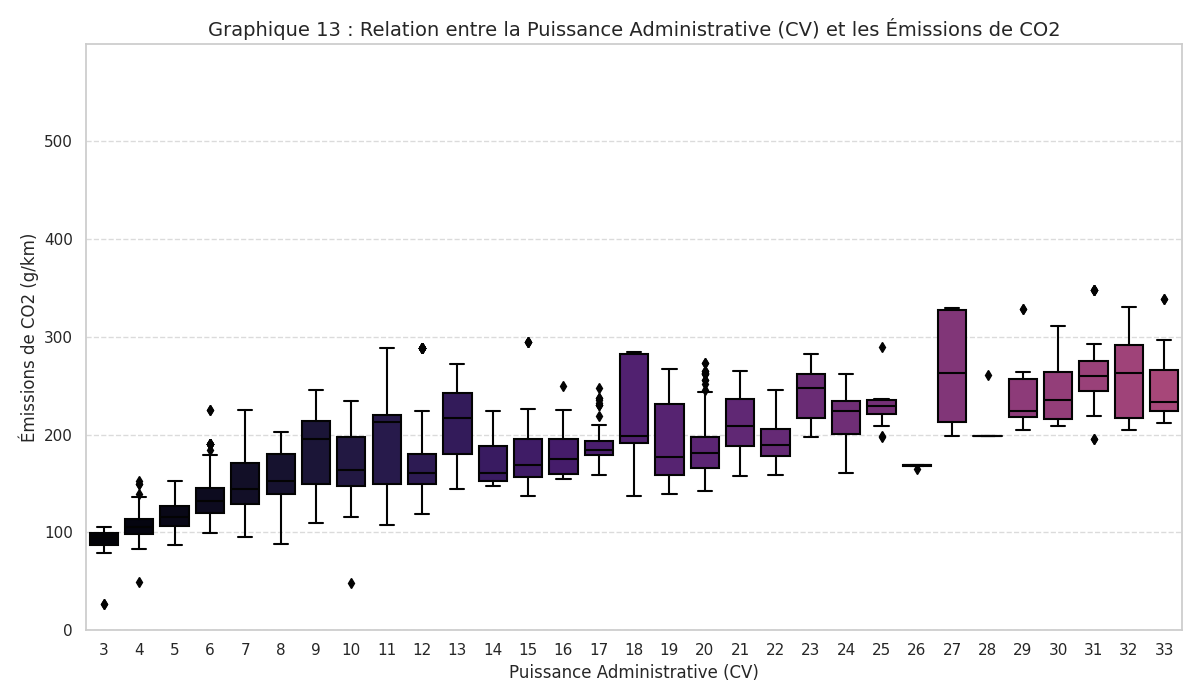
#> input picture core-astro/public/images/icons/items/Code_Generated_Image-10.png, 1200 x 700 px; its folder holds only this picture in this run
$ python fix_icons.py
#> lines starting #> are read from the running program, lines starting #| are printed output that depends on the picture; after the words box and inside, x2 and y2 are one past the last pixel; in counts of white or black regions, pixels touching at a corner belong together
from PIL import Image, ImageFilter
import numpy as np
import os, glob

ITEMS_DIR = "core-astro/public/images/icons/items"
THRESHOLD = 50  # more aggressive: anything with max(r,g,b) < 50 => transparent

for path in sorted(glob.glob(os.path.join(ITEMS_DIR, "*.png"))):
    img = Image.open(path).convert("RGBA")
    arr = np.array(img)

    # Step 1: Remove dark background (threshold on max channel)
    brightness = arr[:, :, :3].max(axis=2)
    arr[brightness < THRESHOLD, 3] = 0
#> arr: shape (700, 1200, 4); mean R, G, B, A 241.7, 240.1, 242.1, 248.4

    # Step 2: Also remove near-black pixels with low saturation (grey border artifacts)
    # These are pixels where all RGB channels are close and below 60
    r, g, b = arr[:,:,0].astype(int), arr[:,:,1].astype(int), arr[:,:,2].astype(int)
#> r: shape (700, 1200) int64; 251 distinct labels, from 2 to 255
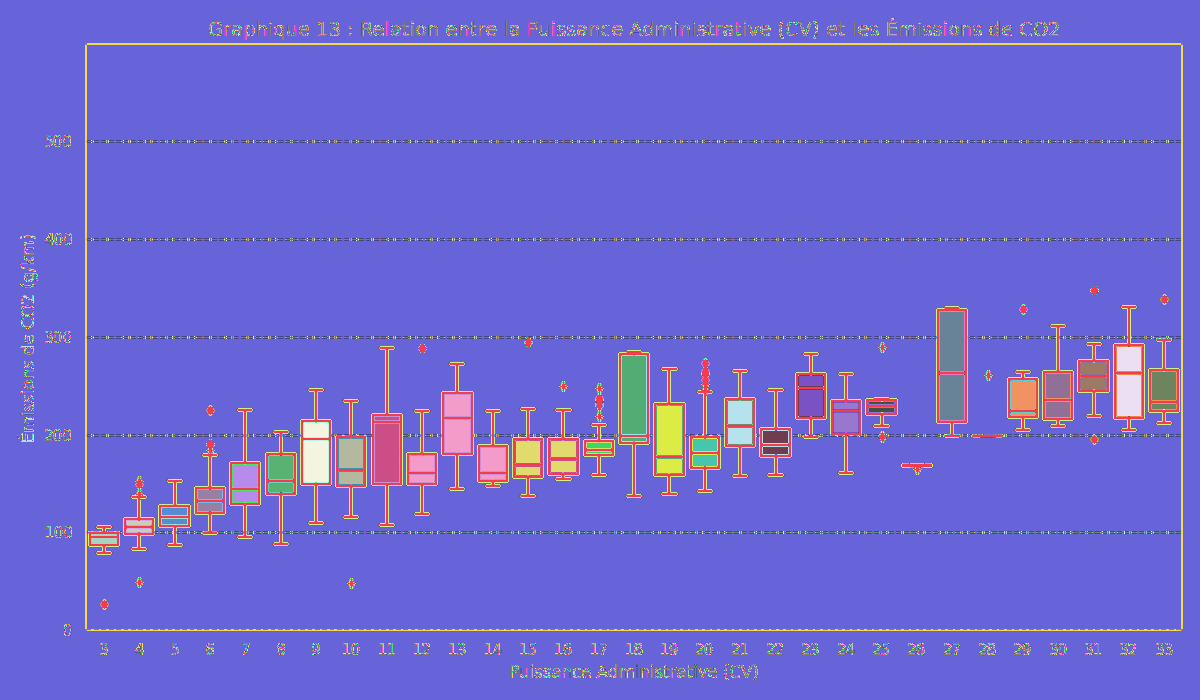
#> g: shape (700, 1200) int64; 253 distinct labels, from 2 to 255; one colour per label, 0 black
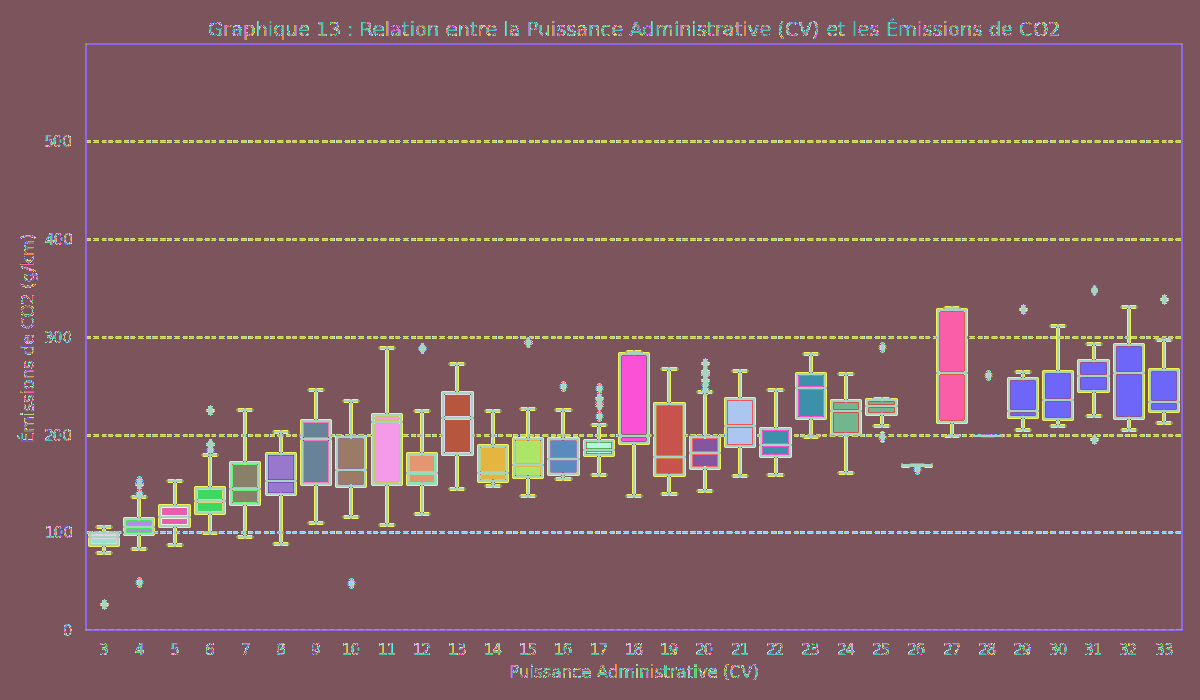
#> b: shape (700, 1200) int64; 244 distinct labels, from 3 to 255; one colour per label, 0 black
    max_ch = np.maximum(np.maximum(r, g), b)
#> max_ch: shape (700, 1200) int64; 244 distinct labels, from 3 to 255
    min_ch = np.minimum(np.minimum(r, g), b)
    spread = max_ch - min_ch
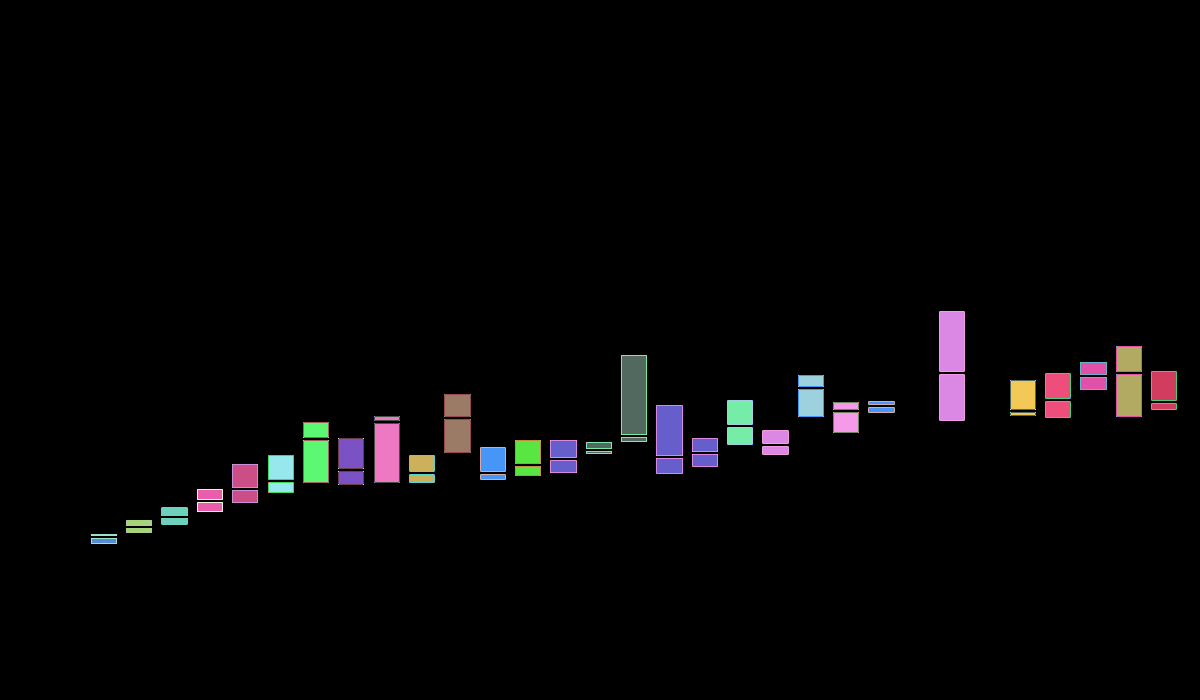
#> spread: shape (700, 1200) int64; 58 distinct labels, from 0 to 96; one colour per label, 0 black
    # Remove greyish pixels (low spread + low brightness)
    grey_mask = (spread < 30) & (max_ch < 70)
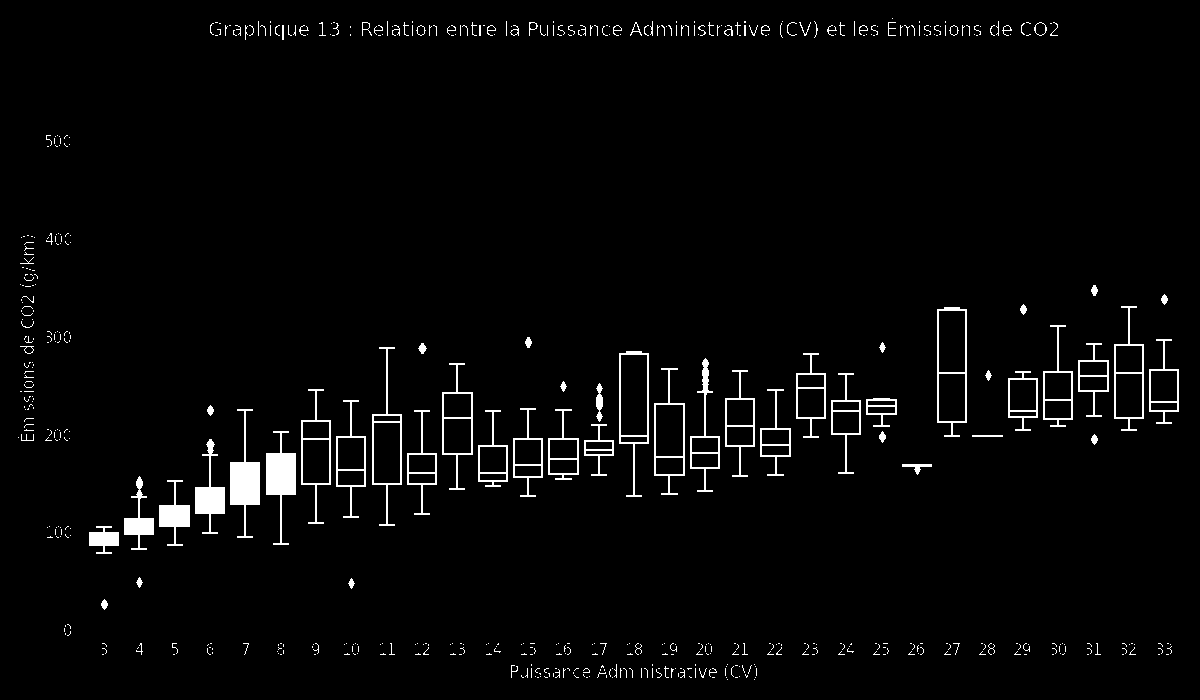
#> grey_mask: shape (700, 1200) bool; 2.8% white; 586 white regions (491 under 20 px), largest, box (x1, y1, x2, y2) and area: (230, 409, 260, 538) 1518, (266, 431, 296, 545) 1460, (195, 439, 225, 534) 1055
    arr[grey_mask, 3] = 0
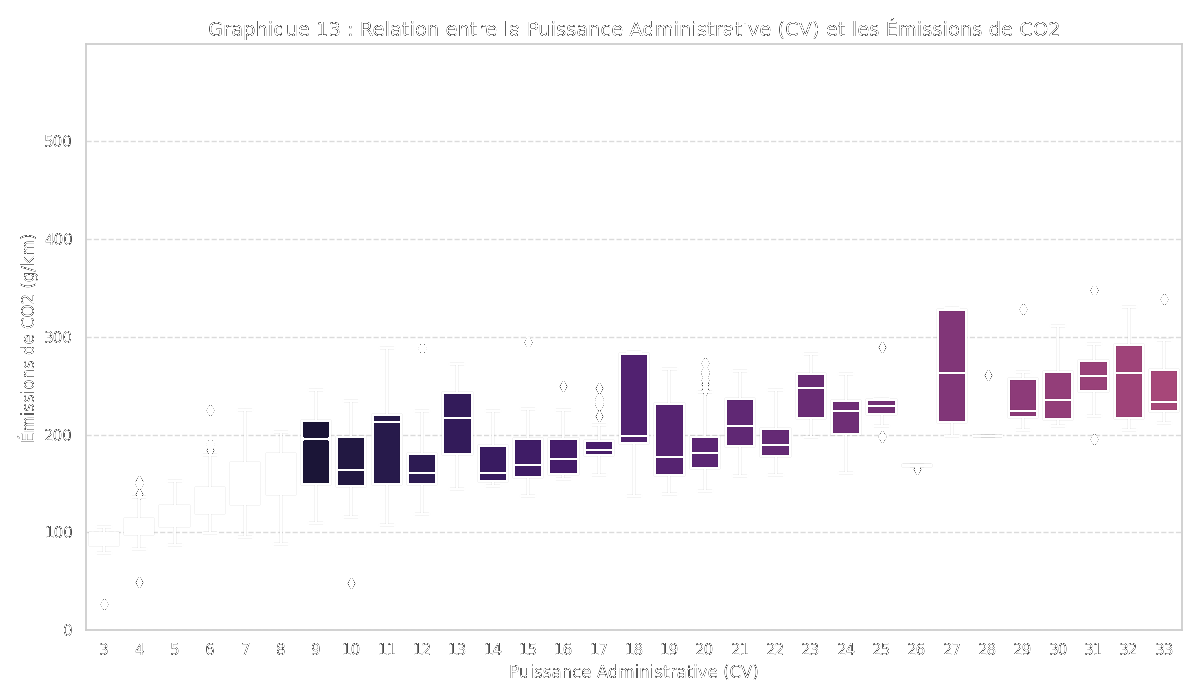
#> arr: shape (700, 1200, 4); mean R, G, B, A 241.7, 240.1, 242.1, 248; transparent parts drawn white

    img2 = Image.fromarray(arr)

    # Step 3: Auto-crop to non-transparent bounding box with small padding
    bbox = img2.getbbox()
#> bbox = (0, 0, 1200, 700)
    if bbox:
        x1, y1, x2, y2 = bbox
#> x1 = 0; y1 = 0; x2 = 1200; y2 = 700
        # Add 2px padding
        pad = 2
        x1 = max(0, x1 - pad)
        y1 = max(0, y1 - pad)
        x2 = min(img2.width, x2 + pad)
        y2 = min(img2.height, y2 + pad)
        img2 = img2.crop((x1, y1, x2, y2))

    img2.save(path)
    name = os.path.basename(path)
    w, h = img2.size
#> w = 1200; h = 700
    # Verify corners
    corners_alpha = [img2.getpixel((0,0))[3], img2.getpixel((w-1,0))[3],
                     img2.getpixel((0,h-1))[3], img2.getpixel((w-1,h-1))[3]]
#> corners_alpha = [255, 255, 255, 255]
    print(f"{name}: {w}x{h}, corners: {corners_alpha}")
#| Code_Generated_Image-10.png: 1200x700, corners: [255, 255, 255, 255]

print("Done!")

$ run again, on core-astro/public/images/icons/items/Code_Generated_Image-7.png
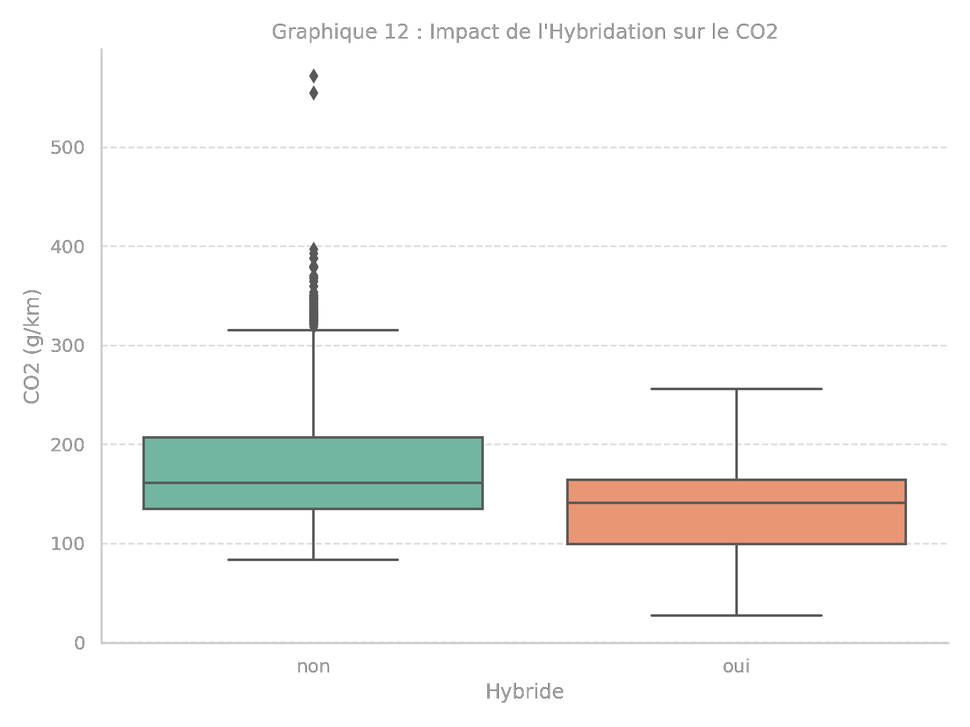
#> input picture core-astro/public/images/icons/items/Code_Generated_Image-7.png, 970 x 727 px, shrunk from 1600 x 1200 before the run
#> img is the input picture: PIL image 970x727 RGBA; mean R, G, B, A 246.2, 246, 244.4, 254.4
#> r: shape (727, 970) int64; 254 distinct labels, from 0 to 255
#> g: shape (727, 970) int64; 254 distinct labels, from 0 to 255
#> b: shape (727, 970) int64; 254 distinct labels, from 0 to 255
#> max_ch: shape (727, 970) int64; 254 distinct labels, from 0 to 255
#> min_ch: shape (727, 970) int64; 254 distinct labels, from 0 to 255
#> spread: shape (727, 970) int64; 82 distinct labels, from 0 to 132
#> `grey_mask = (spread < 30) & (max_ch < 70)`:
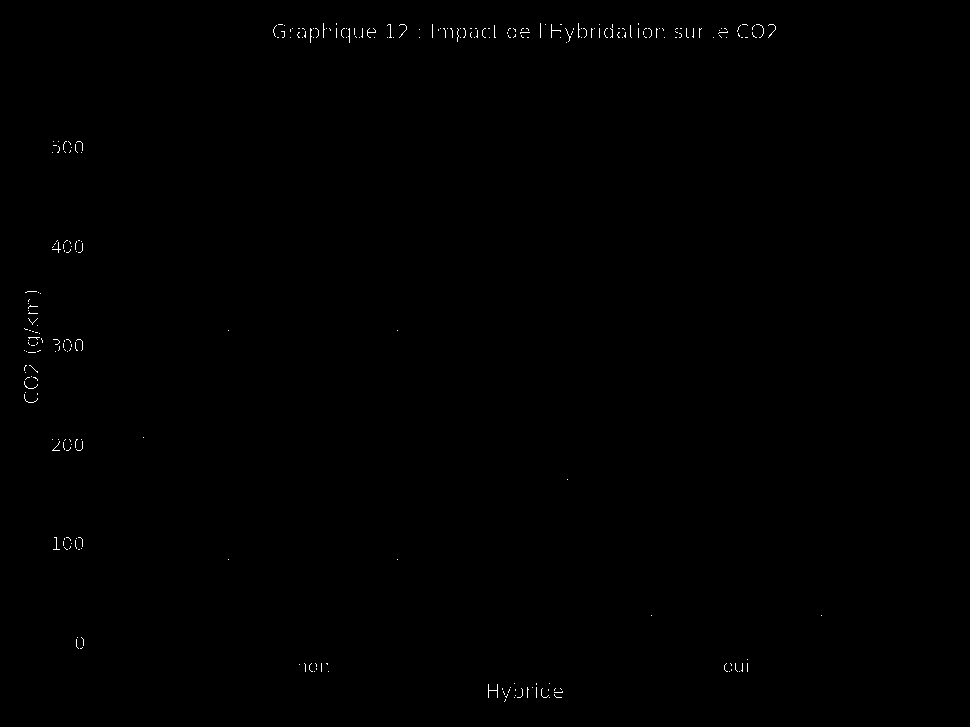
#> grey_mask: shape (727, 970) bool; 0.22% white in thin lines or dots, all inside (x1, y1, x2, y2) = (24, 23, 822, 702)
#> `arr[grey_mask, 3] = 0`:
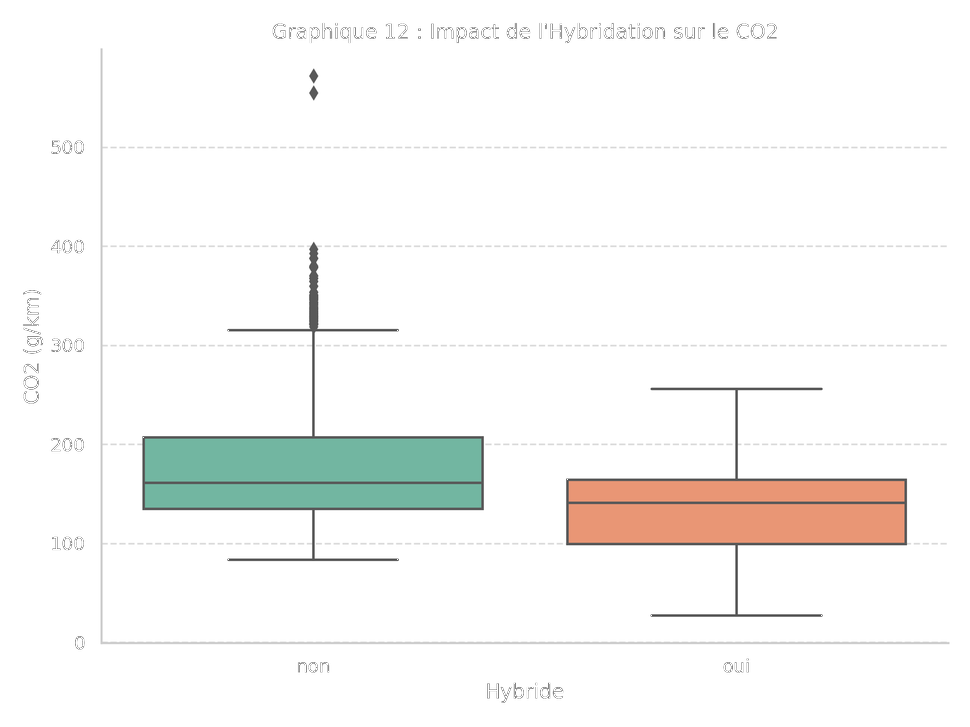
#> arr: shape (727, 970, 4); mean R, G, B, A 246.2, 246, 244.4, 254.1; transparent parts drawn white
#> bbox = (0, 0, 970, 727)
#> x1 = 0; x2 = 970; y2 = 727
#> corners_alpha = [255, 255, 255, 255]
#| Code_Generated_Image-7.png: 970x727, corners: [255, 255, 255, 255]

$ run again, on core-astro/public/images/icons/items/Code_Generated_Image-3.png
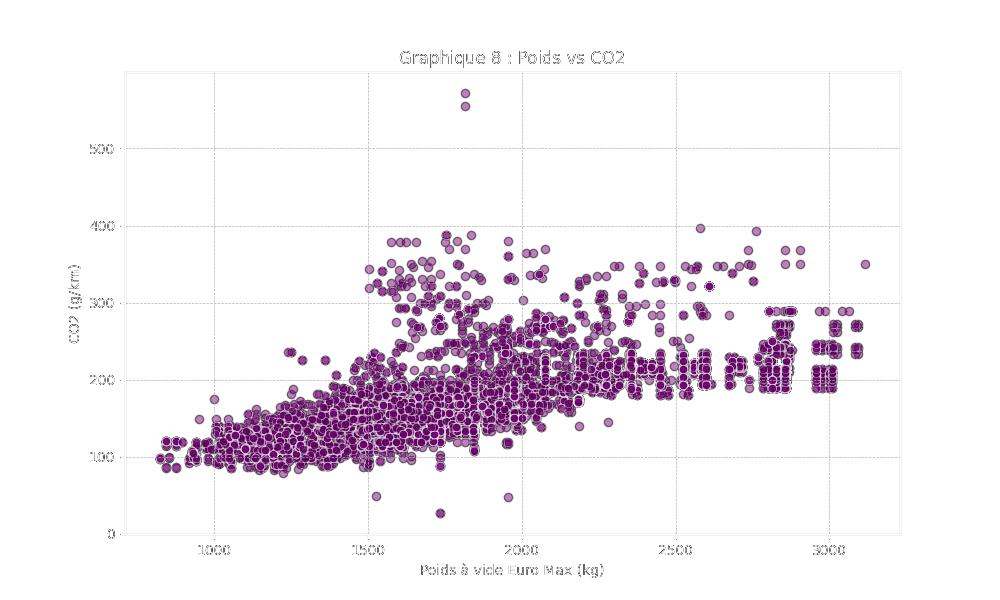
#> input picture core-astro/public/images/icons/items/Code_Generated_Image-3.png, 1000 x 600 px
#> img is the input picture: PIL image 1000x600 RGBA; mean R, G, B, A 238, 231.7, 238, 249.4
#> r: shape (600, 1000) int64; 228 distinct labels, from 0 to 255
#> g: shape (600, 1000) int64; 256 distinct labels, from 0 to 255
#> spread: shape (600, 1000) int64; 129 distinct labels, from 0 to 128
#> `grey_mask = (spread < 30) & (max_ch < 70)`:
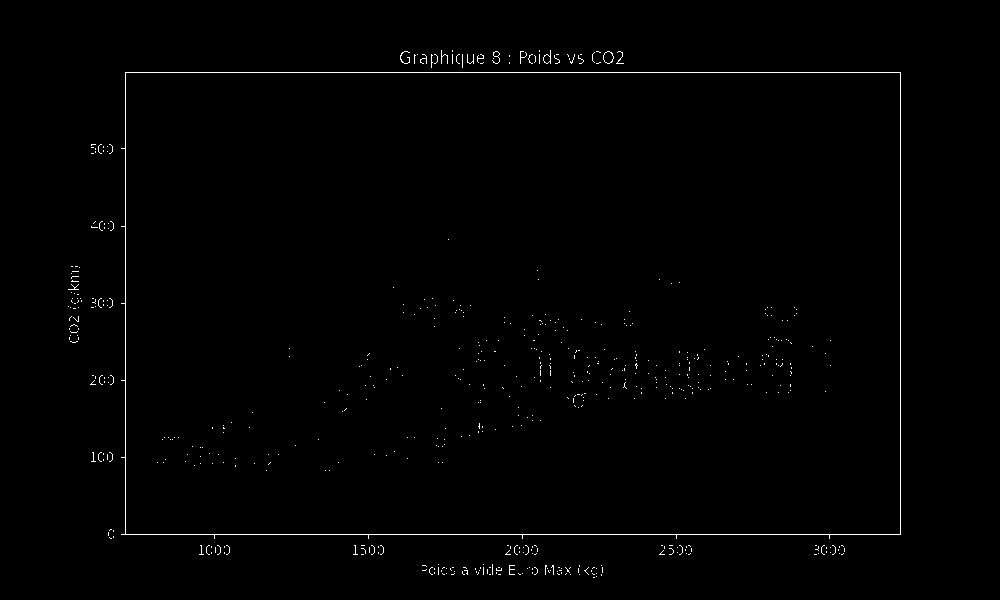
#> grey_mask: shape (600, 1000) bool; 0.73% white in thin lines or dots, all inside (x1, y1, x2, y2) = (68, 50, 901, 578)
#> `arr[grey_mask, 3] = 0`:
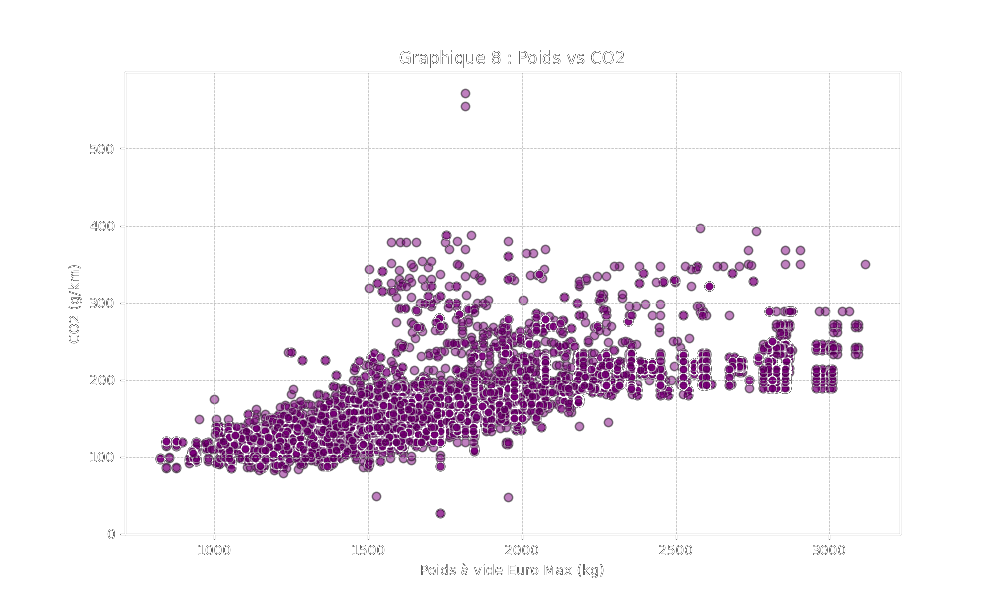
#> arr: shape (600, 1000, 4); mean R, G, B, A 238, 231.7, 238, 249.1; transparent parts drawn white
#> bbox = (0, 0, 1000, 600)
#> x1 = 0; x2 = 1000; y2 = 600
#> corners_alpha = [255, 255, 255, 255]
#| Code_Generated_Image-3.png: 1000x600, corners: [255, 255, 255, 255]
